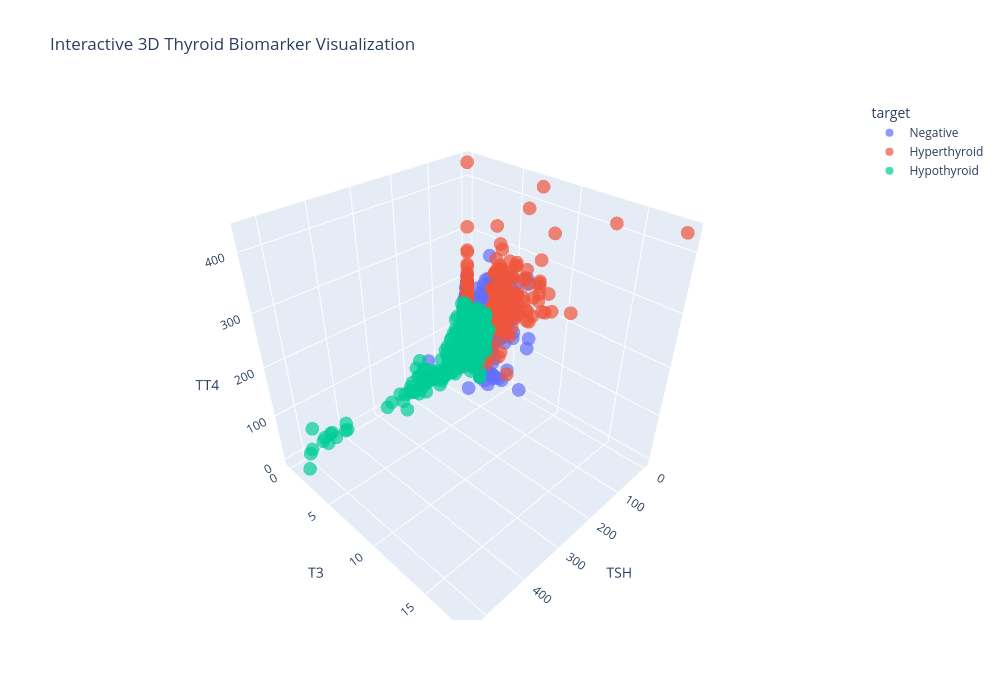

The notebook cell saved with this chart:
### Code cell
import plotly.express as px

# Remove missing values
plot_df = df1[['TSH', 'T3', 'TT4', 'target']].dropna()

# Interactive plot
fig = px.scatter_3d(
    plot_df,
    x='TSH',
    y='T3',
    z='TT4',
    color='target',
    opacity=0.7,
    title='Interactive 3D Thyroid Biomarker Visualization'
)

# Customize layout
fig.update_layout(
    width=1000,
    height=700
)

fig.show()

### Figure 1 — Plotly figure (JSON) as saved in the notebook; plotly's stock layout.template omitted (floating-point values rounded to 4 significant figures; data arrays with more than 128 entries replaced by an {"elided": "..."} marker saying what was removed)
{"data": [{"hovertemplate": "target=Negative<br>TSH=%{x}<br>T3=%{y}<br>TT4=%{z}<extra></extra>", "legendgroup": "Negative", "marker": {"color": "#636efa", "opacity": 0.7, "symbol": "circle"}, "mode": "markers", "name": "Negative", "scene": "scene", "showlegend": true, "type": "scatter3d", "x": {"elided": "6767 float values"}, "y": {"elided": "6767 float values"}, "z": {"elided": "6767 int values"}}, {"hovertemplate": "target=Hyperthyroid<br>TSH=%{x}<br>T3=%{y}<br>TT4=%{z}<extra></extra>", "legendgroup": "Hyperthyroid", "marker": {"color": "#EF553B", "opacity": 0.7, "symbol": "circle"}, "mode": "markers", "name": "Hyperthyroid", "scene": "scene", "showlegend": true, "type": "scatter3d", "x": {"elided": "313 float values"}, "y": {"elided": "313 float values"}, "z": {"elided": "313 int values"}}, {"hovertemplate": "target=Hypothyroid<br>TSH=%{x}<br>T3=%{y}<br>TT4=%{z}<extra></extra>", "legendgroup": "Hypothyroid", "marker": {"color": "#00cc96", "opacity": 0.7, "symbol": "circle"}, "mode": "markers", "name": "Hypothyroid", "scene": "scene", "showlegend": true, "type": "scatter3d", "x": {"elided": "601 float values"}, "y": {"elided": "601 float values"}, "z": {"elided": "601 float values"}}], "layout": {"height": 700, "legend": {"title": {"text": "target"}, "tracegroupgap": 0}, "scene": {"domain": {"x": [0, 1], "y": [0, 1]}, "xaxis": {"title": {"text": "TSH"}}, "yaxis": {"title": {"text": "T3"}}, "zaxis": {"title": {"text": "TT4"}}}, "title": {"text": "Interactive 3D Thyroid Biomarker Visualization"}, "width": 1000}}
